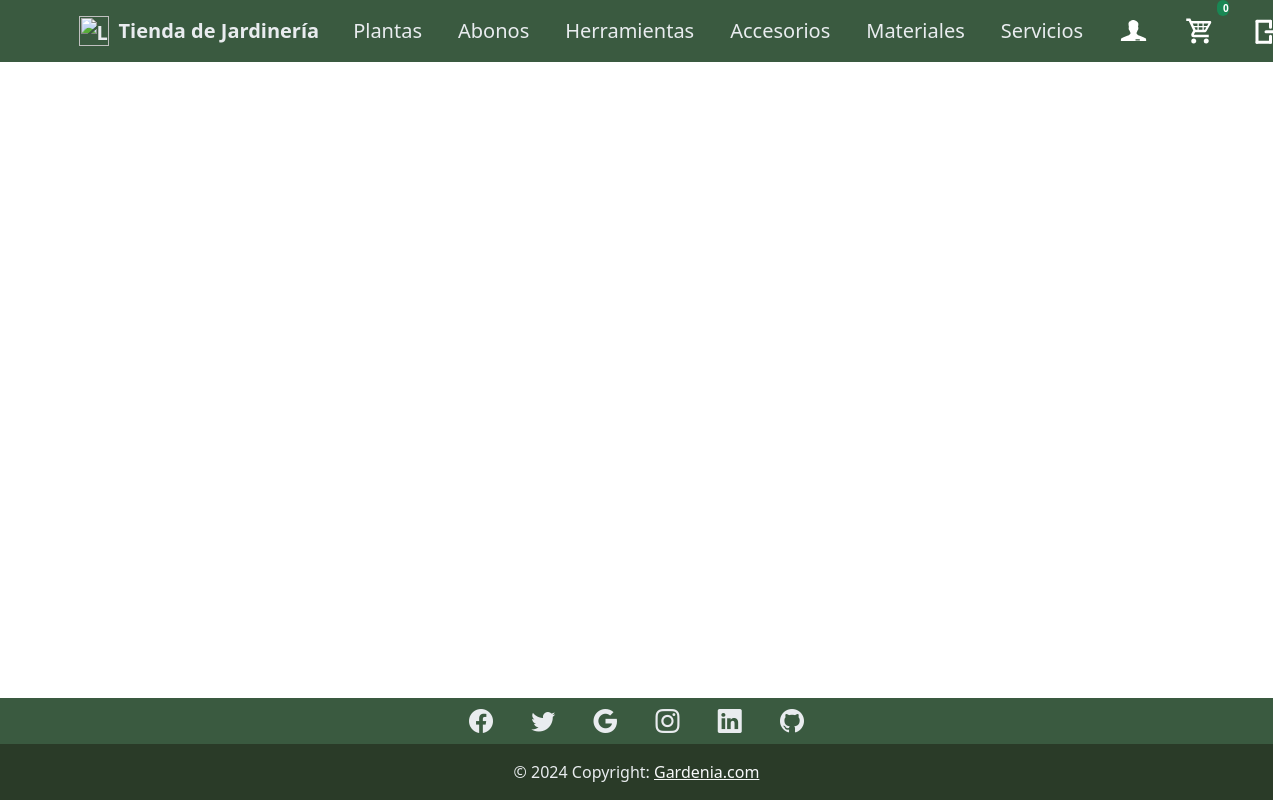
/views/usuariosprod.view.php?cat=Materiales&pag=1 (signed in), run on an earlier commit of the app's database.
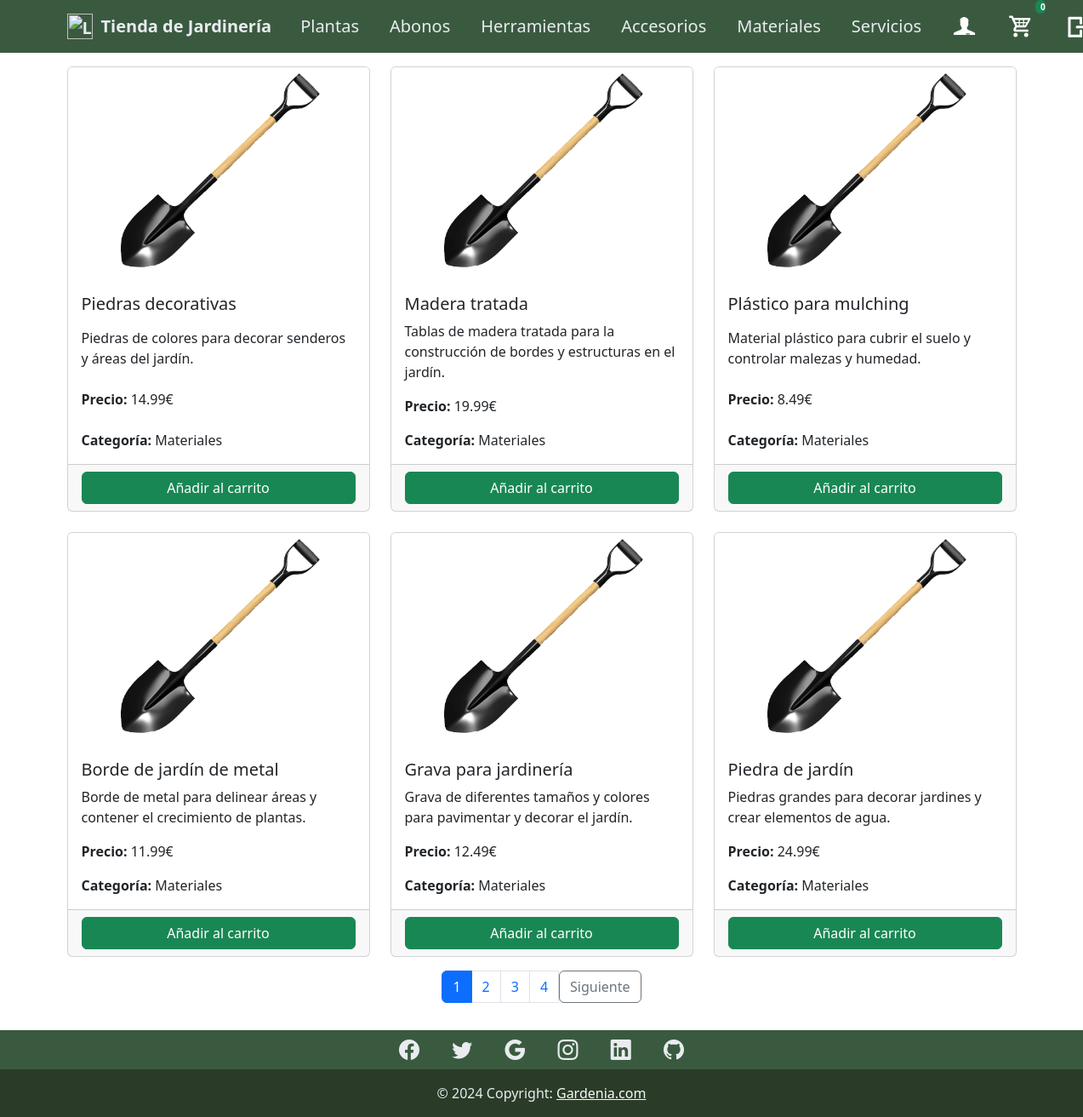
And on a later commit of the database.
### tables this page shows
CREATE TABLE `productos` (
  `id_producto` int(11) NOT NULL,
  `nombre` varchar(100) DEFAULT NULL,
  `descripcion` text DEFAULT NULL,
  `precio` decimal(10,2) DEFAULT NULL,
  `imagen` varchar(255) DEFAULT NULL,
  `id_categoria` int(11) DEFAULT NULL
);

CREATE TABLE `categorias` (
  `id_categoria` int(11) NOT NULL,
  `nombre` varchar(100) DEFAULT NULL,
  `descripcion` text DEFAULT NULL
);

### class/Productsclass.php (called while the page is built, shortened)
<?php
include_once 'ConexionMysqli.php';
class ProductsClass
{
    private $conexion;
    public function __construct()
    {
        $con = new ConexionMysqli();
        $this->conexion = $con->obtenerConexion();
    }
    public function obtenerProductos($cat, $limite, $desplazamiento)
    {
        $sql = $this->conexion->prepare('SELECT id_categoria FROM categorias WHERE nombre = ?');
        $sql->bind_param('s', $cat);
        $id_cat = 0;
        if ($sql->execute()) {
            $res = $sql->get_result();
            if ($fila = $res->fetch_assoc()) {
                $id_cat = $fila['id_categoria'];
            }
        }
        $consulta = $this->conexion->prepare('SELECT c.*, p.*, c.nombre AS nombre_categoria FROM categorias c
                                                    INNER JOIN productos p ON c.id_categoria = p.id_categoria
                                                     WHERE  c.id_categoria = ? LIMIT ? OFFSET ?');
        $consulta->bind_param('iii', $id_cat, $limite, $desplazamiento);
        $productos = [];
        if ($consulta->execute()) {
            $resultado = $consulta->get_result();
            while ($fila = $resultado->fetch_assoc()) {
                $productos[] = $fila;
            }
        }
        return $productos;
    }
}

### class/Conexionmysqli.php (called while the page is built, shortened)
<?php
class ConexionMysqli
{
    private $dbHost = 'localhost';
    private $dbName = 'jardin';
    private $dbUser = 'root';
    private $dbPass = '';
    public function obtenerConexion()
    {
        $this->conexion = new mysqli($this->dbHost, $this->dbUser, $this->dbPass, $this->dbName);
        $this->conexion->set_charset("utf8");
        return $this->conexion;
    }
}

### class/CarritoClass.php (called while the page is built, shortened)
<?php
class CarritoClass
{
    private $conexion;
    public function __construct()
    {
        $con = new ConexionMysqli();
        $this->conexion = $con->obtenerConexion();
    }
    function contarProductos($idUsuario)
    {
        $sql = $this->conexion->prepare('SELECT sum(cantidad) AS total_cantidad
                                                FROM carrito
                                                WHERE id_usuario = ?');
        $sql->bind_param('i', $idUsuario);
        if ($sql->execute()) {
            $result = $sql->get_result();
            $fila = $result->fetch_assoc();
            return $fila;
        }
    }
}
?>

### api/carrito.php (called while the page is built, shortened)
<?php
include_once '../class/ConexionMysqli.php';
include_once '../class/CarritoClass.php';
function cantidadProductos($idUsuario)
{
    $carrito = new CarritoClass();
    $salida = $carrito->contarProductos($idUsuario);
    if (is_null($salida['total_cantidad'])) {
        return 0;
    } else {
        return $salida['total_cantidad'];
    }
}
?>

### views/usuariosprod.view.php (the view, shortened to what this page needs)
    <link href="https://cdn.jsdelivr.net/npm/bootstrap@5.3.0-alpha3/dist/css/bootstrap.min.css" rel="stylesheet">
    <link rel="stylesheet" href="../css/navuser.css" />
<?php
include '../class/ProductsClass.php';
include '../includes/usernav.php';
$productos = new ProductsClass();
$cat = $_GET['cat'];
$pag = $_GET['pag'];
$limite = 6;
$desplazamiento = ($pag - 1) * $limite;
$totalProductos = count($productos->obtenerProductos($cat, PHP_INT_MAX, 0));
$totalPag = ceil($totalProductos / $limite);
$obtenerProductos = $productos->obtenerProductos($cat, $limite, $desplazamiento);
echo '<div class="container mt-3">';
echo '<div class="row row-cols-1 row-cols-sm-2 row-cols-md-3 g-4">';
foreach ($obtenerProductos as $producto) {
    echo '<div class="col">';
    echo '<div class="card h-100">';
    echo '<img src="' . $producto["imagen"] . '" class="imagen_producto card-img-top" alt="' . $producto["nombre"] . '">';
    echo '<div class="card-body">';
    echo '<h5 class="card-title">' . $producto["nombre"] . '</h5>';
    echo '<p class="card-text">' . $producto["descripcion"] . '</p>';
    echo '<p class="card-text"><strong>Precio:</strong> ' . $producto["precio"] . '€</p>';
    echo '<p class="card-text"><strong>Categoría:</strong> ' . $producto["nombre_categoria"] . '</p>';
    echo '</div>';
    echo '<div class="card-footer">';
    echo '<a class="btn btn-success w-100" href="../api/carrito.php?id_producto=' . $producto["id_producto"] . '&cat=' . $cat . '&accion=agregarProducto">Añadir al carrito</a>';
    echo '</div>';
    echo '</div>';
    echo '</div>';
}
echo '</div>';
echo '</div>';
echo '<div class="container mt-3 mb-3">';
echo '<nav>';
echo '<ul class="pagination justify-content-center">';
for ($i = 1; $i <= $totalPag; $i++) {
    $activo = ($i == $pag) ? 'active' : '';
    echo '<li class="page-item ' . $activo . '">';
    echo '<a class="page-link" href="?cat=' . $cat . '&pag=' . $i . '">' . $i . '</a>';
    echo '</li>';
}
if ($pag < $totalPag) {
    echo '<li class="page-item">';
    echo '<a class="btn btn-outline-secondary" href="?cat=' . $cat . '&pag=' . ($pag + 1) . '">Siguiente</a>';
    echo '</li>';
}
echo '</ul>';
echo '</nav>';
echo '</div>';
include('../includes/footer.php');
?>

What changed in the data, as far as the page shows it:
now on this page (row edited): productos: imagen (picture), nombre "Piedras decorativas", descripcion "Piedras de colores para decorar senderos y áreas del jardín.", precio "14.99", id_categoria.nombre "Materiales"
now on this page (row edited): productos: imagen (picture), nombre "Madera tratada", descripcion "Tablas de madera tratada para la construcción de bordes y estructuras en el jardín.", precio "19.99", id_categoria.nombre "Materiales"
now on this page (row edited): productos: imagen (picture), nombre "Plástico para mulching", descripcion "Material plástico para cubrir el suelo y controlar malezas y humedad.", precio "8.49", id_categoria.nombre "Materiales"
now on this page (row edited): productos: imagen (picture), nombre "Borde de jardín de metal", descripcion "Borde de metal para delinear áreas y contener el crecimiento de plantas.", precio "11.99", id_categoria.nombre "Materiales"
now on this page (row edited): productos: imagen (picture), nombre "Grava para jardinería", descripcion "Grava de diferentes tamaños y colores para pavimentar y decorar el jardín.", precio "12.49", id_categoria.nombre "Materiales"
now on this page (row edited): productos: imagen (picture), nombre "Piedra de jardín", descripcion "Piedras grandes para decorar jardines y crear elementos de agua.", precio "24.99", id_categoria.nombre "Materiales"
Also different on the page:
new list line: "1"
new list line: "2"
new list line: "3"
new list line: "4"
text now shown: "Siguiente"
